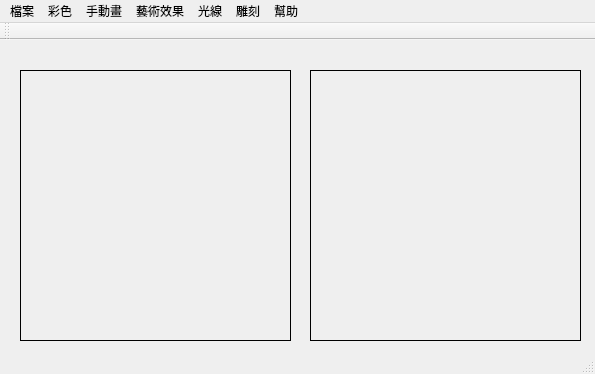
<?xml version="1.0" encoding="UTF-8"?>
<ui version="4.0">
 <class>MainWindow</class>
 <widget class="QMainWindow" name="MainWindow">
  <property name="geometry">
   <rect>
    <x>0</x>
    <y>0</y>
    <width>595</width>
    <height>374</height>
   </rect>
  </property>
  <property name="windowTitle">
   <string>chapter7</string>
  </property>
  <widget class="QWidget" name="centralWidget">
   <widget class="QLabel" name="label1">
    <property name="geometry">
     <rect>
      <x>20</x>
      <y>30</y>
      <width>271</width>
      <height>271</height>
     </rect>
    </property>
    <property name="frameShape">
     <enum>QFrame::Box</enum>
    </property>
    <property name="text">
     <string/>
    </property>
   </widget>
   <widget class="QLabel" name="label2">
    <property name="geometry">
     <rect>
      <x>310</x>
      <y>30</y>
      <width>271</width>
      <height>271</height>
     </rect>
    </property>
    <property name="frameShape">
     <enum>QFrame::Box</enum>
    </property>
    <property name="text">
     <string/>
    </property>
   </widget>
  </widget>
  <widget class="QMenuBar" name="menuBar">
   <property name="geometry">
    <rect>
     <x>0</x>
     <y>0</y>
     <width>595</width>
     <height>23</height>
    </rect>
   </property>
   <widget class="QMenu" name="menu">
    <property name="title">
     <string>檔案</string>
    </property>
    <addaction name="openLenaJpg"/>
    <addaction name="openCustomeFile"/>
    <addaction name="restoreFile"/>
    <addaction name="Clear"/>
    <addaction name="exitSystem"/>
   </widget>
   <widget class="QMenu" name="menu_2">
    <property name="title">
     <string>幫助</string>
    </property>
    <addaction name="copyright"/>
    <addaction name="about"/>
   </widget>
   <widget class="QMenu" name="menu_3">
    <property name="title">
     <string>雕刻</string>
    </property>
    <widget class="QMenu" name="menu_4">
     <property name="title">
      <string>凸雕</string>
     </property>
     <addaction name="tu1"/>
     <addaction name="tu2"/>
     <addaction name="tu3"/>
     <addaction name="tu4"/>
    </widget>
    <widget class="QMenu" name="menu_6">
     <property name="title">
      <string>凹雕</string>
     </property>
     <addaction name="aoA"/>
     <addaction name="aoB"/>
     <addaction name="aoC"/>
     <addaction name="aoD"/>
    </widget>
    <addaction name="menu_4"/>
    <addaction name="menu_6"/>
   </widget>
   <widget class="QMenu" name="menu_5">
    <property name="title">
     <string>彩色</string>
    </property>
    <widget class="QMenu" name="menu_10">
     <property name="title">
      <string>彩色通道</string>
     </property>
     <addaction name="rChanel"/>
     <addaction name="gChanel"/>
     <addaction name="bChanel"/>
    </widget>
    <addaction name="oldPic"/>
    <addaction name="exchangeRG"/>
    <addaction name="toGray"/>
    <addaction name="toBin"/>
    <addaction name="colorMap"/>
    <addaction name="menu_10"/>
   </widget>
   <widget class="QMenu" name="menu_7">
    <property name="title">
     <string>手動畫</string>
    </property>
    <addaction name="woodCarving"/>
    <addaction name="pencil"/>
    <addaction name="sketch"/>
   </widget>
   <widget class="QMenu" name="menu_8">
    <property name="title">
     <string>藝術效果</string>
    </property>
    <widget class="QMenu" name="menu_9">
     <property name="title">
      <string>濾鏡</string>
     </property>
     <addaction name="filterMax"/>
     <addaction name="filterMin"/>
    </widget>
    <addaction name="diffuse"/>
    <addaction name="blur"/>
    <addaction name="soft"/>
    <addaction name="sharp"/>
    <addaction name="menu_9"/>
    <addaction name="picBook"/>
    <addaction name="casting"/>
    <addaction name="freezing"/>
   </widget>
   <widget class="QMenu" name="menu_11">
    <property name="title">
     <string>光線</string>
    </property>
    <addaction name="inverse"/>
    <addaction name="highLight"/>
    <addaction name="blackAndWhiteInverse"/>
   </widget>
   <addaction name="menu"/>
   <addaction name="menu_5"/>
   <addaction name="menu_7"/>
   <addaction name="menu_8"/>
   <addaction name="menu_11"/>
   <addaction name="menu_3"/>
   <addaction name="menu_2"/>
  </widget>
  <widget class="QToolBar" name="mainToolBar">
   <attribute name="toolBarArea">
    <enum>TopToolBarArea</enum>
   </attribute>
   <attribute name="toolBarBreak">
    <bool>false</bool>
   </attribute>
  </widget>
  <widget class="QStatusBar" name="statusBar"/>
  <action name="openLenaJpg">
   <property name="text">
    <string>開啟測試檔案（lena.jpg)</string>
   </property>
  </action>
  <action name="openCustomeFile">
   <property name="text">
    <string>開啟自訂檔案</string>
   </property>
  </action>
  <action name="restoreFile">
   <property name="text">
    <string>復原</string>
   </property>
  </action>
  <action name="exitSystem">
   <property name="text">
    <string>離開</string>
   </property>
  </action>
  <action name="copyright">
   <property name="text">
    <string>版權</string>
   </property>
  </action>
  <action name="about">
   <property name="text">
    <string>關於</string>
   </property>
  </action>
  <action name="actionTest">
   <property name="text">
    <string>test</string>
   </property>
  </action>
  <action name="tu1">
   <property name="text">
    <string>效果1</string>
   </property>
  </action>
  <action name="tu2">
   <property name="text">
    <string>效果2</string>
   </property>
  </action>
  <action name="tu3">
   <property name="text">
    <string>效果3</string>
   </property>
  </action>
  <action name="tu4">
   <property name="text">
    <string>效果4</string>
   </property>
  </action>
  <action name="aoA">
   <property name="text">
    <string>效果A</string>
   </property>
  </action>
  <action name="aoB">
   <property name="text">
    <string>效果B</string>
   </property>
  </action>
  <action name="aoC">
   <property name="text">
    <string>效果C</string>
   </property>
  </action>
  <action name="aoD">
   <property name="text">
    <string>效果D</string>
   </property>
  </action>
  <action name="oldPic">
   <property name="text">
    <string>老照片</string>
   </property>
  </action>
  <action name="exchangeRG">
   <property name="text">
    <string>紅綠互換</string>
   </property>
  </action>
  <action name="toGray">
   <property name="text">
    <string>灰階</string>
   </property>
  </action>
  <action name="toBin">
   <property name="text">
    <string>二值化</string>
   </property>
  </action>
  <action name="woodCarving">
   <property name="text">
    <string>木雕</string>
   </property>
  </action>
  <action name="pencil">
   <property name="text">
    <string>鉛筆畫</string>
   </property>
  </action>
  <action name="sketch">
   <property name="text">
    <string>素描</string>
   </property>
  </action>
  <action name="diffuse">
   <property name="text">
    <string>擴散</string>
   </property>
  </action>
  <action name="blur">
   <property name="text">
    <string>模糊</string>
   </property>
  </action>
  <action name="soft">
   <property name="text">
    <string>柔化</string>
   </property>
  </action>
  <action name="sharp">
   <property name="text">
    <string>銳化</string>
   </property>
  </action>
  <action name="filterMax">
   <property name="text">
    <string>最大值</string>
   </property>
  </action>
  <action name="filterMin">
   <property name="text">
    <string>最小值</string>
   </property>
  </action>
  <action name="picBook">
   <property name="text">
    <string>連環畫</string>
   </property>
  </action>
  <action name="colorMap">
   <property name="text">
    <string>彩色變換</string>
   </property>
  </action>
  <action name="rChanel">
   <property name="text">
    <string>R通道</string>
   </property>
  </action>
  <action name="gChanel">
   <property name="text">
    <string>G通道</string>
   </property>
  </action>
  <action name="bChanel">
   <property name="text">
    <string>B通道</string>
   </property>
  </action>
  <action name="inverse">
   <property name="text">
    <string>反相</string>
   </property>
  </action>
  <action name="highLight">
   <property name="text">
    <string>強光</string>
   </property>
  </action>
  <action name="blackAndWhiteInverse">
   <property name="text">
    <string>黑白底片</string>
   </property>
  </action>
  <action name="casting">
   <property name="text">
    <string>熔鑄</string>
   </property>
  </action>
  <action name="freezing">
   <property name="text">
    <string>冰凍</string>
   </property>
  </action>
  <action name="Clear">
   <property name="text">
    <string>清除</string>
   </property>
  </action>
 </widget>
 <layoutdefault spacing="6" margin="11"/>
 <resources/>
 <connections/>
</ui>
